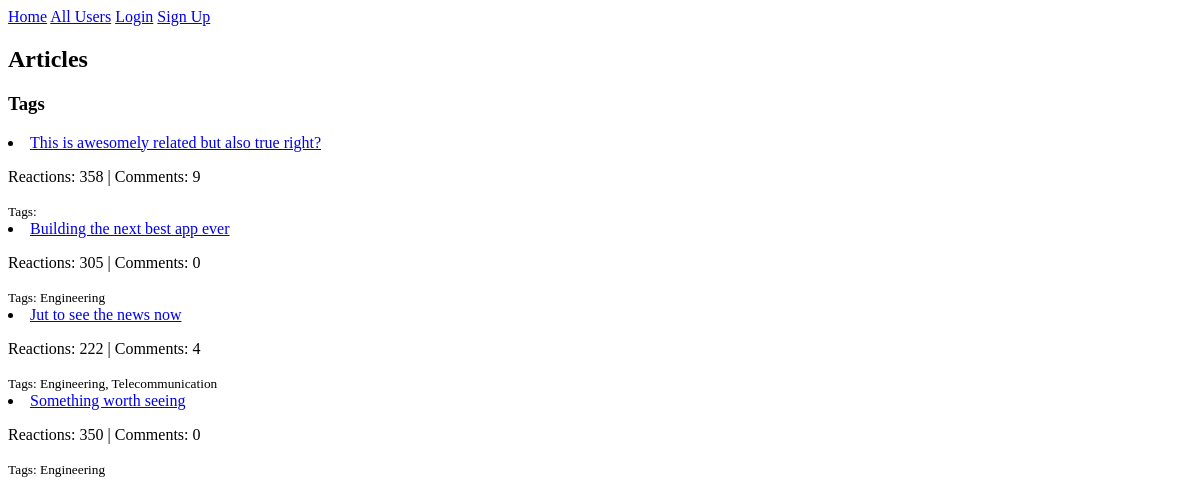
The page /articles/ on the database as committed earlier.
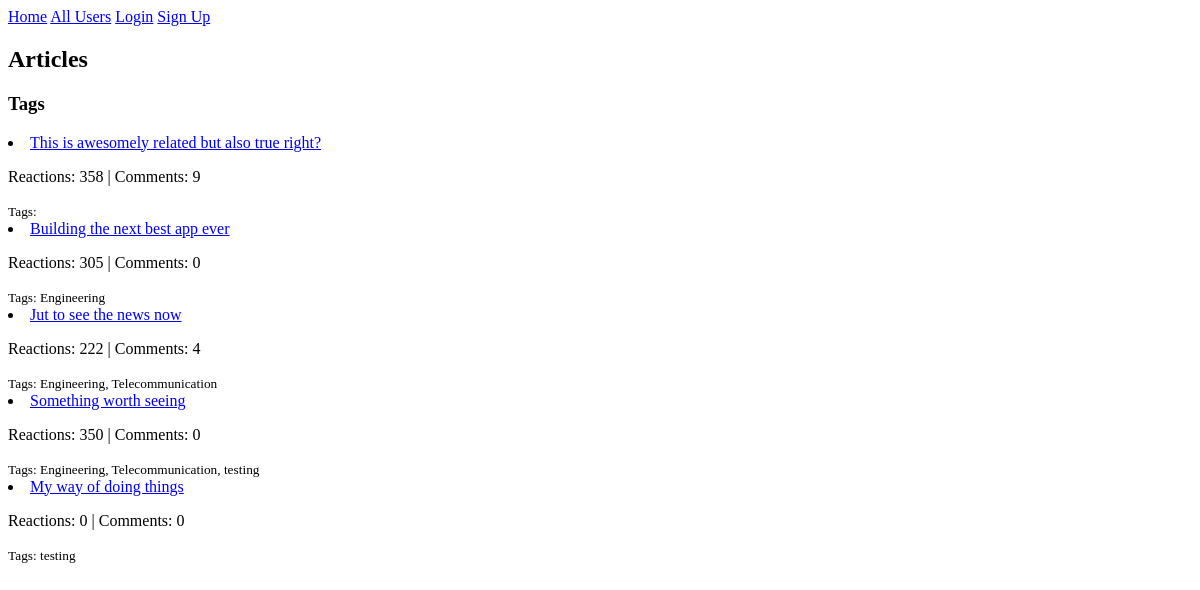
The same page on the database as committed later.
### articles/models.py (models this page shows, shortened)
class Article(models.Model):
    title = models.CharField(max_length=200)
    content = models.TextField()
    author = models.ForeignKey(settings.AUTH_USER_MODEL, on_delete=models.CASCADE)
    created_at = models.DateTimeField(auto_now_add=True)
    updated_at = models.DateTimeField(auto_now=True)
    published_at = models.DateTimeField(null=True, blank=True)
    status = models.CharField(max_length=10, choices=[('draft', 'Draft'), ('published', 'Published')], default='draft')
    language = models.CharField(max_length=2, choices=[('EN', 'English'), ('FR', 'French')])
    tags = TaggableManager()
    bookmarks = models.ManyToManyField(settings.AUTH_USER_MODEL, related_name='bookmarked_articles', blank=True)
    @property
    def total_reactions(self):
        return self.reactions.aggregate(total=models.Sum('count'))['total'] or 0
    @property
    def comment_count(self):
        return self.comments.count()

### articles/views.py (the view, shortened to what this page needs)
# urls.py: path('', ArticleListView.as_view(), name='article_list'),
class ArticleListView(ListView):
    model = Article
    template_name = 'articles/article_list.html'
    context_object_name = 'articles'
    def get_queryset(self):
        return Article.objects.filter(status='published').order_by('-published_at')
    def get_context_data(self, **kwargs):
        context = super().get_context_data(**kwargs)
        user = self.request.user
        return context

### templates/articles/article_list.html (shortened to what this page needs)
{% extends "base.html" %}
{% block content %}
<h2>Articles</h2>
<div>
    <h3>Tags</h3>
</div>
{% for article in articles %}
    <li>
        <a href="{% url 'article_detail' article.pk %}">{{ article.title }}</a>
        <p>Reactions: {{ article.total_reactions }} | Comments: {{ article.comment_count }}</p>
        <small>Tags: {% for tag in article.tags.all %}{{ tag.name }}{% if not forloop.last %}, {% endif %}{% endfor %}</small>
    </li>
{% empty %}
    <li>No articles available.</li>
{% endfor %}
{% endblock %}

Rows that differ between the two databases and show on the page:
shown differently, row unchanged: Tag "Engineering": now shows ","
changed Article "Something worth seeing": gains Tag (name "Telecommunication")
added Tag: name "testing"
added Article: title "My way of doing things", total_reactions "0", comment_count "0"
